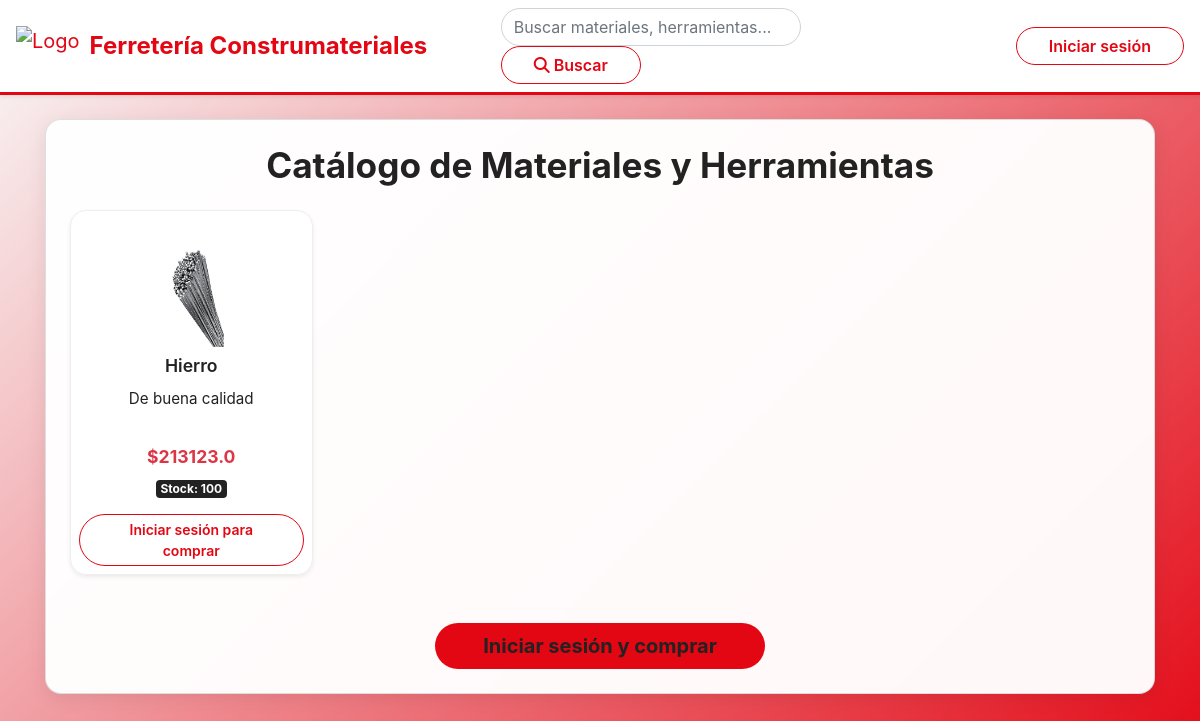
Before: / with the older database file.
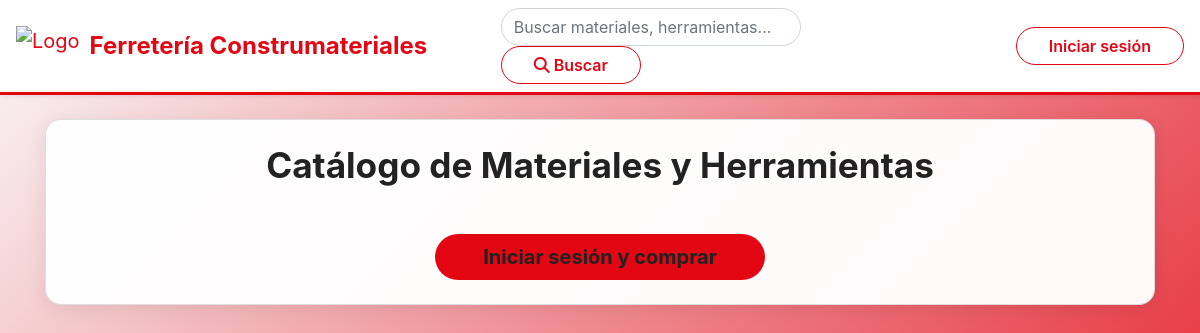
After: the same page with the newer database file.
### app/models/core.py (models this page shows)
class Producto(db.Model):
    __tablename__ = 'producto'
    id = db.Column(db.Integer, primary_key=True)
    nombre = db.Column(db.String(100), nullable=False)
    descripcion = db.Column(db.String(255))
    tipo = db.Column(db.String(50), nullable=False, default='General')
    imagen_url = db.Column(db.String(255), nullable=True)
    precio = db.Column(db.Float, nullable=False)
    stock = db.Column(db.Integer, default=0)
    id_proveedor = db.Column(db.Integer, db.ForeignKey('usuario.id'))
    proveedor = db.relationship('Usuario', foreign_keys=[id_proveedor])
    aprobado = db.Column(db.Boolean, default=False)  # Solo productos aprobados aparecen en la tienda

### app/routes/publico.py (the view, shortened to what this page needs)
@bp.route('/')
def home():
    from flask_login import current_user
    productos = Producto.query.filter_by(aprobado=True).all()
    return render_template('publico/catalogo_publico.html', productos=productos)

### app/templates/publico/catalogo_publico.html (shortened to what this page needs)
{% extends 'base.html' %}
{% block content %}
<h2 class="text-center mb-4" style="color:#e30613; font-weight:700; font-size:2.2rem;">Catálogo de Materiales y Herramientas</h2>
<div class="row">
  {% for producto in productos %}
  <div class="col-md-3 col-6 mb-4">
    <div class="card h-100 shadow-sm product-card text-center" style="border-radius:1rem; border:1px solid #eee;">
      {% if producto.imagen_url and producto.imagen_url.startswith('http') %}
        <img src="{{ producto.imagen_url }}" class="card-img-top mx-auto mt-3" alt="{{ producto.nombre }}" style="height: 120px; width:120px; object-fit:contain; background:#f8f9fa; border-radius:0.5rem;">
      {% elif producto.imagen_url %}
        <img src="{{ url_for('static', filename='imagenes/' + producto.imagen_url.split('/')[-1]) }}" class="card-img-top mx-auto mt-3" alt="{{ producto.nombre }}" style="height: 120px; width:120px; object-fit:contain; background:#f8f9fa; border-radius:0.5rem;">
      {% else %}
        <img src="https://via.placeholder.com/200x150?text=Producto" class="card-img-top mx-auto mt-3" alt="{{ producto.nombre }}" style="height: 120px; width:120px; object-fit:contain; background:#f8f9fa; border-radius:0.5rem;">
      {% endif %}
      <div class="card-body p-2">
        <h5 class="card-title" style="font-size:1.1rem; font-weight:600; color:#222;">{{ producto.nombre }}</h5>
        <p class="card-text" style="font-size:0.95rem; color:#555; min-height:40px;">{{ producto.descripcion }}</p>
        <p class="card-text font-weight-bold text-danger mb-1" style="font-size:1.1rem;">${{ producto.precio }}</p>
        <span class="badge badge-info mb-2">Stock: {{ producto.stock }}</span>
        <div>
          <a href="{{ url_for('auth.login') }}" class="btn btn-outline-danger btn-sm mt-2">Iniciar sesión para comprar</a>
        </div>
      </div>
    </div>
  </div>
  {% endfor %}
</div>
<div class="text-center mt-4">
  <a href="{{ url_for('auth.login') }}" class="btn btn-primary btn-lg px-5 font-weight-bold">Iniciar sesión y comprar</a>
</div>
{% endblock %}

### app/templates/base.html (shortened to what this page needs)
<!DOCTYPE html>
<html lang="en">
<head>
    <link rel="stylesheet" href="https://stackpath.bootstrapcdn.com/bootstrap/4.5.2/css/bootstrap.min.css">
    <link rel="stylesheet" href="https://cdnjs.cloudflare.com/ajax/libs/font-awesome/6.4.0/css/all.min.css">
</head>
<body>
    <nav class="navbar navbar-expand-lg navbar-light shadow-sm">
      <a class="navbar-brand d-flex align-items-center" href="/">
        <img src="https://i.imgur.com/8QfQ2Qp.png" alt="Logo" style="height:40px; margin-right:10px;">
        <span class="font-weight-bold" style="font-size:1.5rem;">Ferretería Construmateriales</span>
      </a>
      <div class="collapse navbar-collapse" id="navbarNav">
        <form class="form-inline mx-auto" style="max-width:400px; width:100%;">
          <input class="form-control mr-sm-2 w-75" type="search" placeholder="Buscar materiales, herramientas..." aria-label="Buscar">
          <button class="btn btn-outline-danger my-2 my-sm-0" type="submit"><i class="fas fa-search"></i> Buscar</button>
        </form>
        <ul class="navbar-nav ml-auto align-items-center">
          {% if current_user.is_authenticated %}
            <li class="nav-item mr-3">
              <span class="badge badge-primary" style="font-size:1rem;"><i class="fas fa-user-hard-hat"></i> {{ current_user.rol|capitalize }}</span>
            </li>
            <li class="nav-item mr-3">
              <a href="{{ url_for('cliente.ver_carrito') }}" class="nav-link">
                <span class="material-icon"><i class="fas fa-shopping-cart"></i></span>
                <span class="badge badge-danger">
                  {{ carrito_count }}
                </span>
              </a>
            </li>
            <li class="nav-item">
              <a href="{{ url_for('auth.logout') }}" class="btn btn-danger">Cerrar sesión</a>
            </li>
            <li class="nav-item">
              <a class="nav-link" href="{{ url_for('perfil.perfil') }}"><i class="fas fa-user-circle"></i> Mi Perfil</a>
            </li>
          {% else %}
            <li class="nav-item">
              <a href="{{ url_for('auth.login') }}" class="btn btn-outline-danger">Iniciar sesión</a>
            </li>
          {% endif %}
        </ul>
      </div>
    </nav>
    <div class="container mt-4">
      <div class="main-content">
        <div class="card p-4" style="border-radius:1rem;">
          {% block content %}{% endblock %}
        </div>
      </div>
    </div>
</body>
</html>

### app/templates/base.html (style rules this page uses)
body { min-height: 100vh; background: linear-gradient(135deg, #f9f9f9 0%, #e30613 100%); }
.main-content, .card, .logo, .form-control, .btn, label, h2, h5, p, a, .carousel-caption { color: #222 !important; }
.card { border-radius: 1rem; box-shadow: 0 4px 20px rgba(0,0,0,0.08); background: rgba(255,255,255,0.97); }
.btn-primary, .btn-danger, .btn-outline-danger { border-radius: 2rem; padding-left: 2rem; padding-right: 2rem; font-weight: 600; }
.btn-primary { background: #e30613; border: none; }
.btn-outline-danger { color: #e30613 !important; border-color: #e30613; }
.form-control { border-radius: 2rem; }
.container { margin-top: 5vh; }
a, a:visited, a:active { color: #e30613 !important; }
.navbar { background: #fff !important; border-bottom: 3px solid #e30613; }
.navbar-brand span { color: #e30613 !important; }

Changed rows visible on the page:
removed Producto: imagen_url (picture), nombre "Hierro", descripcion "De buena calidad", precio "213123.0", stock "100"
